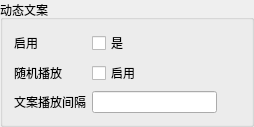
             <widget class="QGroupBox" name="groupBox_trends_copywriting">
              <property name="title">
               <string>动态文案</string>
              </property>
              <layout class="QGridLayout" name="gridLayout_66" columnstretch="9,1">
               <item row="0" column="0">
                <layout class="QGridLayout" name="gridLayout_trends_copywriting">
                 <item row="2" column="0">
                  <widget class="QLabel" name="label_trends_copywriting_random_play">
                   <property name="text">
                    <string>随机播放</string>
                   </property>
                  </widget>
                 </item>
                 <item row="2" column="1">
                  <widget class="QCheckBox" name="checkBox_trends_copywriting_random_play">
                   <property name="text">
                    <string>启用</string>
                   </property>
                  </widget>
                 </item>
                 <item row="3" column="1">
                  <widget class="QLineEdit" name="lineEdit_trends_copywriting_play_interval"/>
                 </item>
                 <item row="0" column="0" colspan="2">
                  <layout class="QGridLayout" name="gridLayout_trends_copywriting_2"/>
                 </item>
                 <item row="3" column="0">
                  <widget class="QLabel" name="label_trends_copywriting_play_interval">
                   <property name="text">
                    <string>文案播放间隔</string>
                   </property>
                  </widget>
                 </item>
                 <item row="1" column="0">
                  <widget class="QLabel" name="label_trends_copywriting_enable">
                   <property name="text">
                    <string>启用</string>
                   </property>
                  </widget>
                 </item>
                 <item row="1" column="1">
                  <widget class="QCheckBox" name="checkBox_trends_copywriting_enable">
                   <property name="text">
                    <string>是</string>
                   </property>
                  </widget>
                 </item>
                </layout>
               </item>
               <item row="0" column="1">
                <spacer name="horizontalSpacer_35">
                 <property name="orientation">
                  <enum>Qt::Horizontal</enum>
                 </property>
                 <property name="sizeHint" stdset="0">
                  <size>
                   <width>40</width>
                   <height>20</height>
                  </size>
                 </property>
                </spacer>
               </item>
              </layout>
             </widget>
